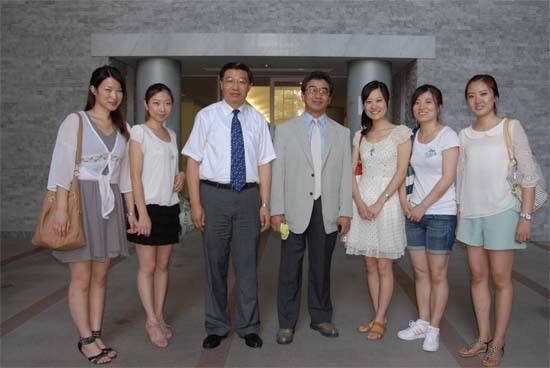
#> input picture Tensorflow/opencv2test/xx.jpeg, 550 x 368 px, found by its file name
$ python facedetect.py
#> lines starting #> are read from the running program, lines starting #| are printed output that depends on the picture; after the words box and inside, x2 and y2 are one past the last pixel; in counts of white or black regions, pixels touching at a corner belong together
import cv2

pathofeye='/home/apollo/pan/cv2/data/haarcascades/haarcascade_eye.xml'
pathoffront='/home/apollo/pan/cv2/data/haarcascades/haarcascade_frontalface_default.xml'

faceCascade = cv2.CascadeClassifier(pathoffront)

image = cv2.imread(r"xx.jpeg")
#> image is the input picture: shape (368, 550, 3); mean B, G, R 105.6, 106.2, 112.3

size = image.shape
#> size = (368, 550, 3)
h, w = size[0], size[1]
#> h = 368; w = 550


print (h,w)
#| 368 550


gray = cv2.cvtColor(image, cv2.COLOR_BGR2GRAY)
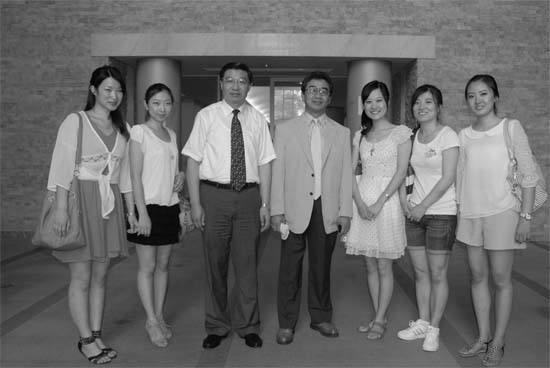
#> gray: shape (368, 550); min 0, max 253, mean 108
faces = faceCascade.detectMultiScale(gray, scaleFactor=1.2,
minNeighbors=5, minSize=(30, 30),)
#> faces = [[461, 81, 37, 37]]
for (x, y, width, height) in faces:
    cv2.rectangle(image, (x, y), (x + width, y + height), (0, 255, 0), 2)
    im2 = cv2.resize(image, (int(w*0.55), int(h*0.55)), interpolation=cv2.INTER_CUBIC)
    cv2.imshow("Face", im2)
#> this loop made 1 pass
#> pass 1, `im2 = cv2.resize(image, (int(w*0.55), int(h*0.55)), interpolation=cv2...`:
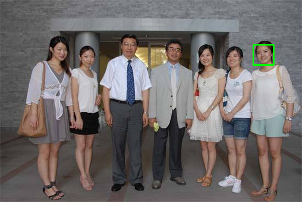
#> im2: shape (202, 302, 3); mean B, G, R 105.4, 106.5, 112
#> after the loop:
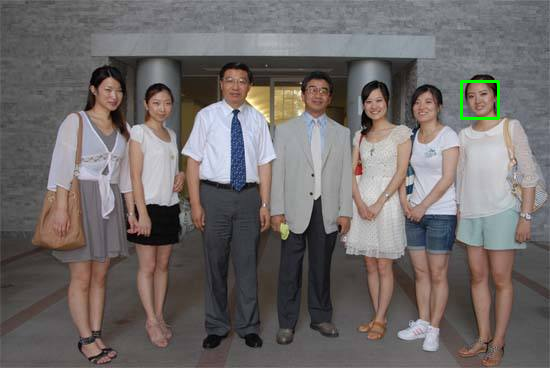
#> image: shape (368, 550, 3); 0.22% of pixels changed, all inside (x1, y1, x2, y2) = (460, 80, 500, 120)
    #cv2.waitKey(9000) & 0xFF == ord('q')


cv2.waitKey(0)
